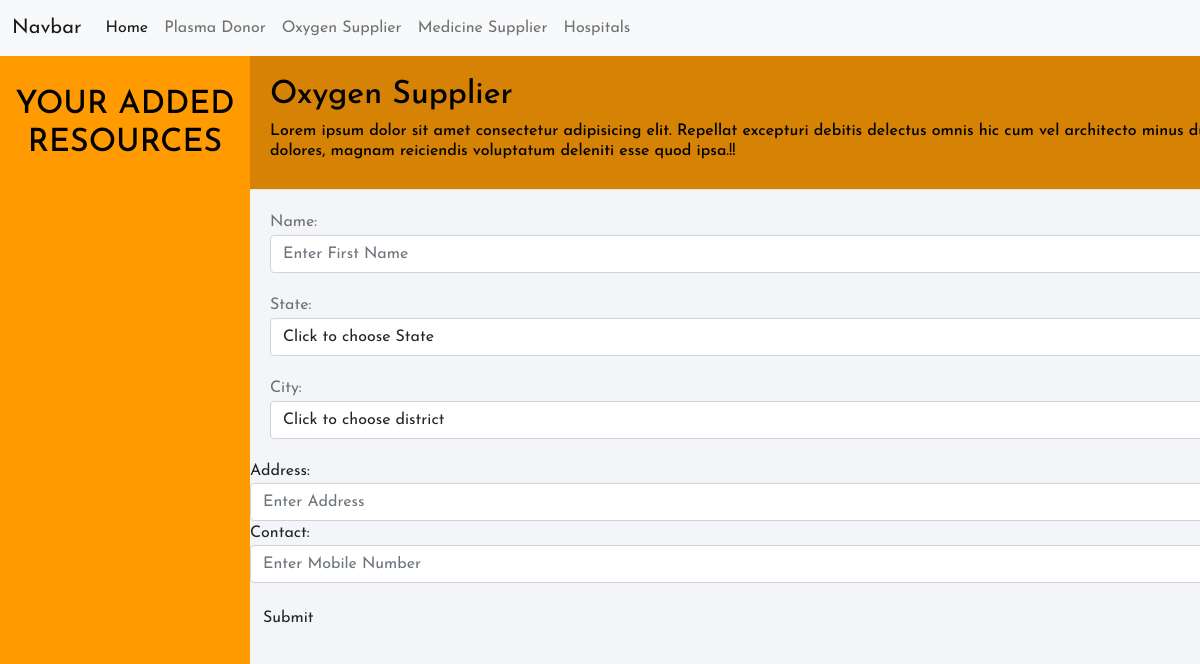
The page /user/oxygen (signed in) on the database as committed earlier.
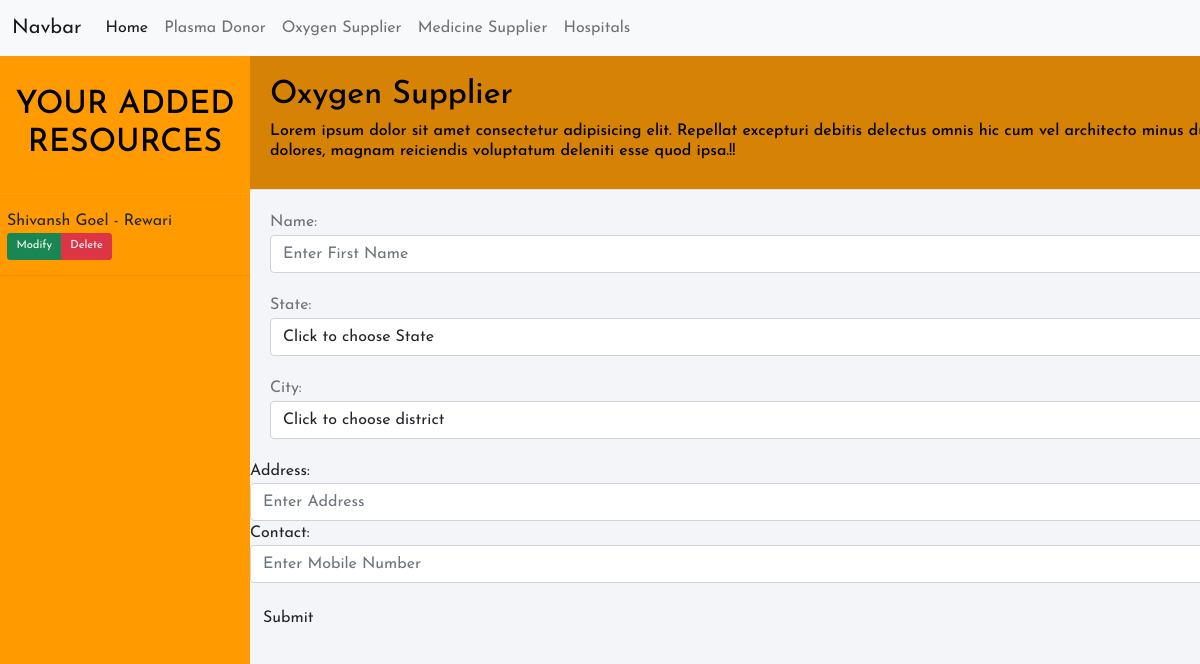
The same page on the database as committed later.
### CoviHelp/models.py (models this page shows, shortened)
class Oxygen(models.Model):
    user = models.ForeignKey(User, on_delete=models.CASCADE)
    name = models.CharField(max_length=20)
    contact = models.CharField(max_length=10)
    state = models.CharField(max_length=10)
    city = models.CharField(max_length=20)
    address = models.TextField(blank=True, default=False)
    verified = models.BooleanField(default=False)

### CoviHelp/login.py (the view)
# urls.py: path('oxygen', views.oxygen, name='oxygen'),
@login_required
def oxygen(request):
    global states
    oxygen = Oxygen.objects.filter(user=request.user)
    if request.method == 'POST':
        try:
            Oxy = Oxygen()
            Oxy.user = request.user
            Oxy.name = request.POST['name']
            Oxy.state = request.POST['state']
            Oxy.city = request.POST['city']
            Oxy.contact = request.POST['contact']
            Oxy.address = request.POST['address']
            Oxy.save()
            messages.success(request, 'Thankyou for sharing the information.')
        except:
            messages.error(request, 'Error!!')
        return render(request, "user/oxygen.html", {
            'states': states,
            'oxygen' : oxygen
        })
    else:
        return render(request, "user/oxygen.html", {
            'states': states,
            'oxygen' : oxygen
        })

### templates/user/oxygen.html (shortened to what this page needs)
{% extends 'userlayout.html' %}
{% block body %}
<div class="wrapper">
    <div class="sidebar">
        <h2 id="headingSidebar">Your Added Resources</h2>
        {% for o in oxygen %}
        <ul>
            <li class="sidecard">
                {{ o.name }} - {{ o.city }}
                <br>
                <div class="btn-group custombtngrp">
                    <button class="btn btn-success btn-action btn-Modify"
                        data-url="/user/oxygen/modify/?id={{ o.id }}">Modify</button>
                    <button class="btn btn-danger btn-action btn-Delete"
                        data-url="/user/oxygen/delete/?id={{ o.id }}">Delete</button>
                </div>
            </li>
        </ul>
        {% endfor %}
    </div>
    <div class="main_content">
        <div class="header">
            <div class="contact-info">
                <h2>Oxygen Supplier</h2>
                <h6>Lorem ipsum dolor sit amet consectetur adipisicing elit. Repellat excepturi debitis delectus omnis
                    hic cum vel architecto minus ducimus soluta a pariatur dolores, magnam reiciendis voluptatum
                    deleniti esse quod ipsa.!!</h6>
            </div>
        </div>
        <div class="info">
            <form class="contact-form" method="POST" action="/user/oxygen">
                <div class="form-group">
                    <label class="control-label col-sm-2" for="name">Name:</label>
                    <div class="col-sm-10">
                        <input type="text" class="form-control" id="fname" placeholder="Enter First Name" name="name">
                    </div>
                </div>
                <div class="form-group">
                    <label class="control-label col-sm-2" for="state">State:</label>
                    <div class="col-sm-10">
                        <select class="form-control dropdown" name='state' id='state'>
                            <option value="None" selected>Click to choose State</option>
                        </select>
                    </div>
                </div>
                <div class="form-group">
                    <label class="control-label col-sm-2" for="city">City:</label>
                    <div class="col-sm-10">
                        <select class="form-control dropdown" name='city' id='city'>
                            <option value="None" selected>Click to choose district</option>
                        </select>
                    </div>
                </div>
        </div>
        <div class="form-group">
            <label class="control-label col-sm-2" for="address">Address:</label>
            <div class="col-sm-10">
                <input type="text" class="form-control" placeholder="Enter Address " name="address">
            </div>
        </div>
        <div class="form-group">
            <label class="control-label col-sm-2" for="contact">Contact:</label>
            <div class="col-sm-10">
                <input type="contact" class="form-control" placeholder="Enter Mobile Number" name="contact">
            </div>
            <div class="form-group">
                <div class="col-sm-offset-2 col-sm-10 py-3">
                    <button type="submit" class="btn btn-default">Submit</button>
                </div>
            </div>
        </div>
    </div>
</div>
{% endblock body %}

Rows that differ between the two databases and show on the page:
added Oxygen: name "Shivansh Goel", city "Rewari"
